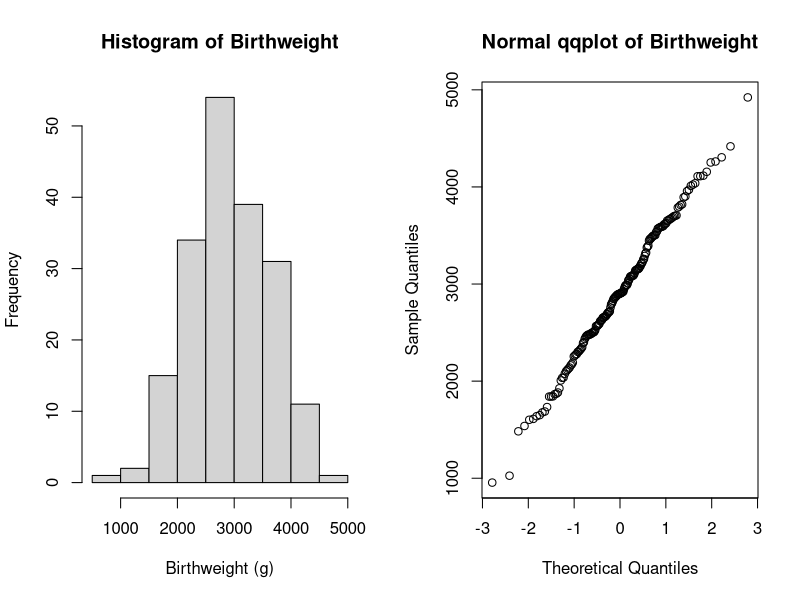
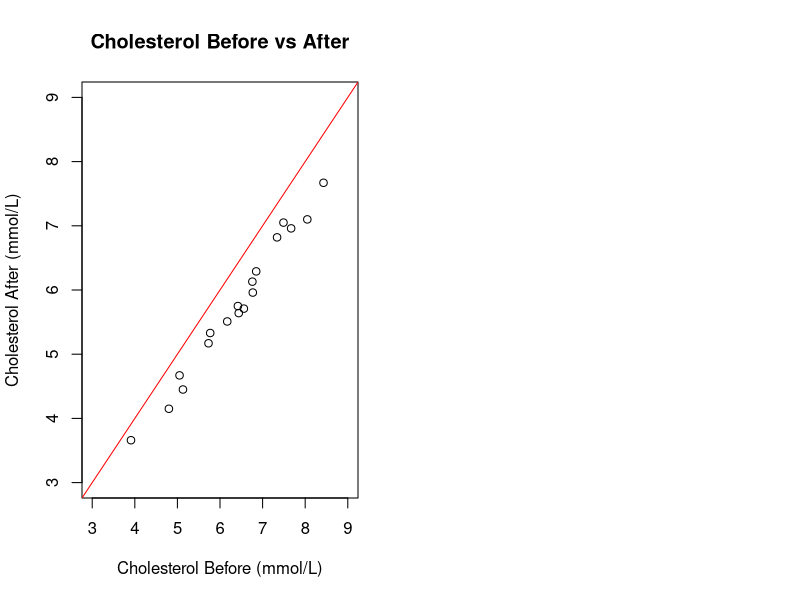
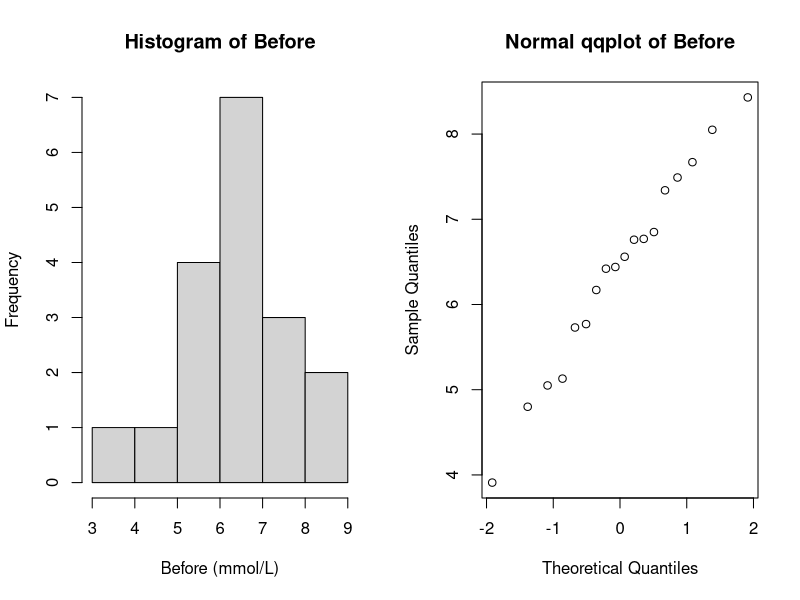
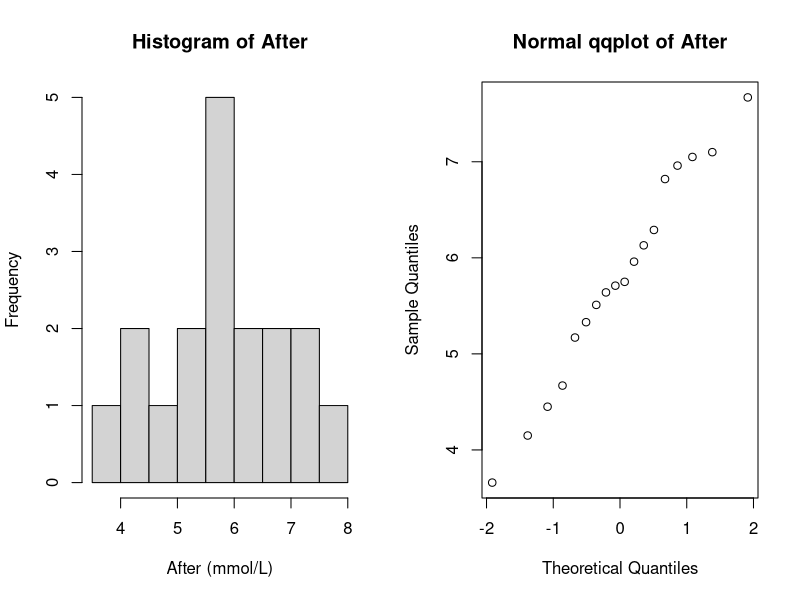
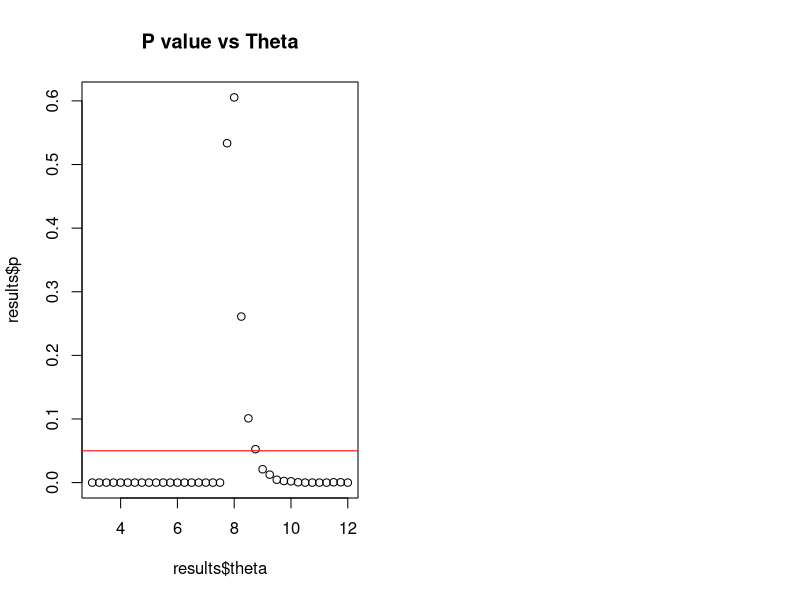
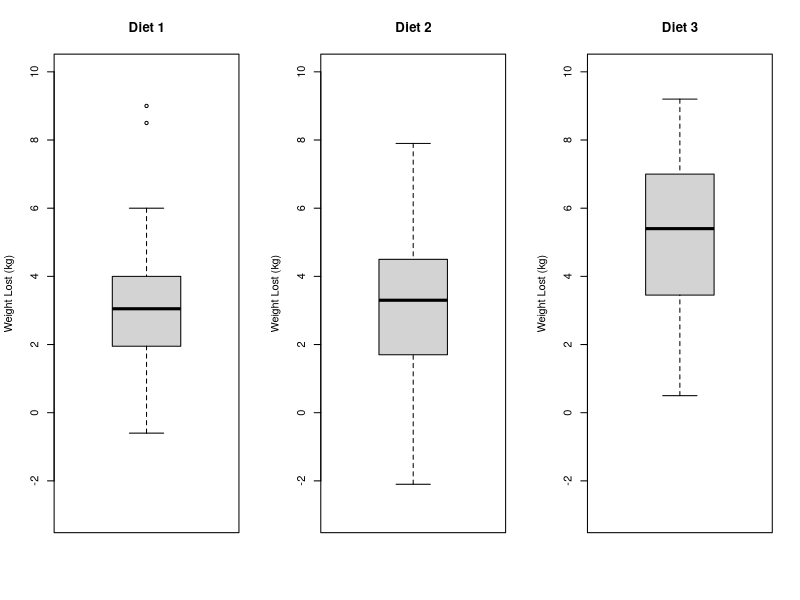
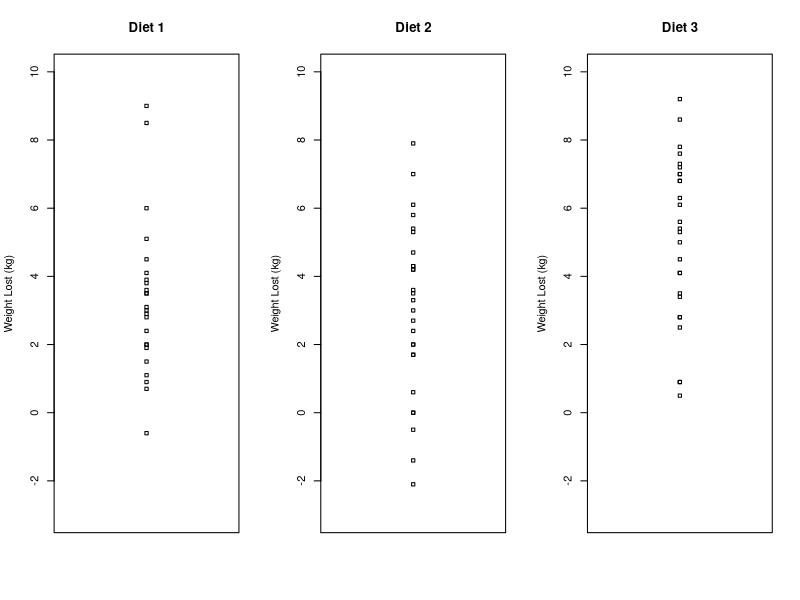
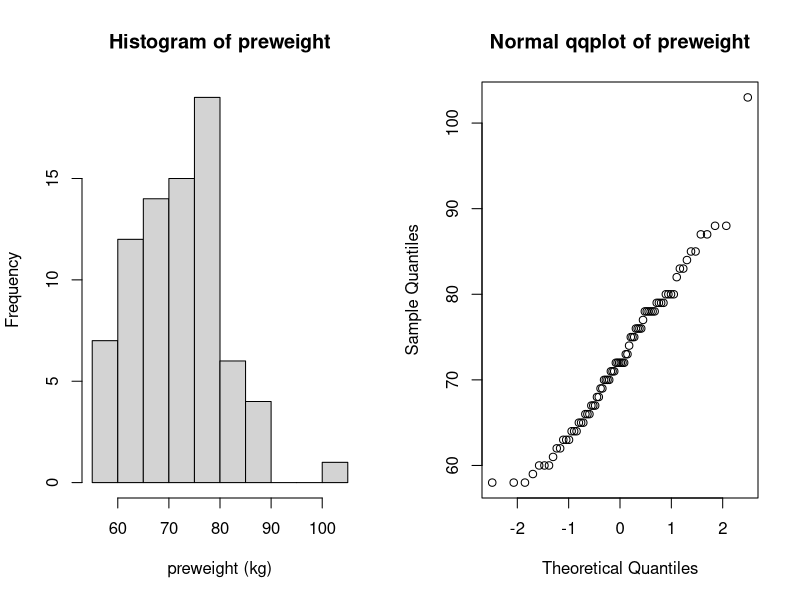

The R source for these figures, in order:
## ---- chunk 1
#options(digits=3)

# helper function to check normality throughout this assignment
checkNorm = function(data, name, unit="") {
  xlab = name
  if (unit != "") {
    xlab = sprintf("%s (%s)", name, unit)
  }
  hist(data, main=sprintf("Histogram of %s", name), xlab=xlab)
  qqnorm(data, main=sprintf("Normal qqplot of %s", name))
  res = shapiro.test(data)
  print(sprintf("Shapiro-Wilk normality p-value for %s: %.3f", name, res$p.value))
  return(res$p.value)
}

printPval = function(pval) {
  print(sprintf("p-value = %.3f", pval))
}
## ---- chunk 2
data = read.table("birthweight.txt", header=T)
par(mfrow=c(1,2))
# use x as alias for the dataset
x = data$birthweight

# checking normality
pval = checkNorm(x, "Birthweight", unit="g")

res = t.test(x, conf.level=0.96)
print(sprintf("96%% confidence interval: [%.3f, %.3f]", res$conf.int[1], res$conf.int[2]))


# (WRONG):
# calculate min sample size needed
#tval = qt(0.98, length(x)-1)
#m = 50
#n = (tval * sd(x) / m) ** 2

# CORRECTION for min-sample size calculation:
#   (see Lecture 0&1 slide 48)
n = (qnorm(0.98) * sqrt(var(x)) / 50)^2
print(sprintf("min sample size, n = %.3f", n))
## ---- chunk 3
B = 20000
Tstar = numeric(B)
for (i in 1:B){
  # sample with replacement, for a new sample of same length(x)
  Xstar = sample(x, replace=TRUE)
  Tstar[i] = mean(Xstar) 
}

Tstar02 = quantile(Tstar, 0.02)
Tstar04 = quantile(Tstar, 0.98)
print(sprintf("Bootstrap 96%% CI = [%.3f, %.3f]", Tstar02, Tstar04))
## ---- chunk 4
res = t.test(x, mu=2800, alt="g")
sprintf("95%% confidence interval: [%.3f, %.3f]", res$conf.int[[1]], res$conf.int[[2]])
printPval(res$p.value)
## ---- chunk 5
res = wilcox.test(x, mu=2800, alt="g")
printPval(res$p.value)
## ---- chunk 6
B = 10000; n = length(x)
psign=numeric(B) ## will contain p-values of sign test
pttest=numeric(B) ## will contain p-values of t-test
for(i in 1:B) {
  y = rnorm(n, mean=mean(x),sd=sd(x)) ## generate data under H1 with mu=0.5
  mu = 2800
  pttest[i] = t.test(y, mu=mu, alternative="greater")[[3]] ## extract p-value
  psign[i] = wilcox.test(y, mu=mu, alt="g")[[3]]
} ## extract p-value
signPower = sum(psign<0.05) / B; tPower = sum(pttest<0.05) / B

print(sprintf("wilcox signed rank test power = %.3f, t-test power = %.3f", signPower, tPower))
#par(mfrow=c(1,2)); hist(psign); hist(pttest)
## ---- chunk 7
pHat = sum(x < 2600) / length(x) # compute pHat based on the data
n = length(x)
z = (pHat - 0.25) / sqrt((pHat * (1-pHat)) / n) # compute z_{\alpha/2}
sprintf("pHat = %.5f, z = %.5f", pHat, z)

alpha = 2 * pnorm(z, lower.tail = F) # compute alpha
ciLevel = 1 - alpha
sprintf("confidence interval level = %.3f", ciLevel)

ciUpper = pHat + z * sqrt((pHat * (1-pHat)) / n)
ciLower = pHat - z * sqrt((pHat * (1-pHat)) / n)
sprintf("final confidence interval = [%.3f, %.3f]", ciLower, ciUpper)
## ---- chunk 8
res = prop.test(c(34, 28), c(95, 93)); printPval(res$p.value)
## ---- chunk 9
#par(mfrow = c(1, 2))
data = read.table("cholesterol.txt", header=T)
plot(data$Before, data$After8weeks, main="Cholesterol Before vs After", xlab="Cholesterol Before (mmol/L)", ylab="Cholesterol After (mmol/L)", xlim=c(3,9), ylim=c(3,9))
abline(0, 1, col = 'red') # plot y=x for reference
## ---- chunk 10
par(mfrow=c(1,2))
pval = checkNorm(data$Before, "Before", unit="mmol/L")
pval = checkNorm(data$After8weeks, "After", unit="mmol/L")
## ---- chunk 11
res = cor.test(data$Before, data$After8weeks)
sprintf("correlation = %.3f", res[[4]])
## ---- chunk 12
res = t.test(data$After8weeks, y=data$Before, alt="two.sided", paired=TRUE)
printPval(res$p.value)

difference = data$After8weeks - data$Before
res = binom.test(sum(difference < 0), length(difference), p=0.5, alt="two.sided")
printPval(res$p.value)
## ---- chunk 13
summary(data$After8weeks)
xbar = mean(data$After8weeks)
s = sd(data$After8weeks)
n = length(data$After8weeks)

m = qt(0.975, df=n-1) * (s / sqrt(n))
# compute CI for \bar{x}
xBarLow = xbar - m; xBarHigh = xbar + m
sprintf("CI for xbar = [%.3f, %.3f]", xBarLow, xBarHigh)

# use results to compute CI for \theta
thetaLow = 2 * xBarLow - 3; thetaHigh = 2 * xBarHigh - 3
sprintf("CI for theta = [%.3f, %.3f]", thetaLow, thetaHigh)
## ---- chunk 14
sprintf("max(data$After8weeks) = %.3f", max(data$After8weeks))
sprintf("improved CI = [%.3f, %.3f]",  max(data$After8weeks), thetaHigh)
## ---- chunk 15
# returns TRUE if X ~Unif(3, theta) is plausible (meaning p > 0.05)
doBootstrap = function (x, theta, makePlot=FALSE) {
  n = length(x); t = max(x); B = 4000
  tstar = numeric(B)
  for (i in 1:B) {
    xstar = runif(n, min=3, max=theta)
    tstar[i] = max(xstar)
  }
  pl = sum(tstar<t) / B; pr = sum(tstar>t) / B
  p = 2 * min(pl, pr) # e.g. 0.038
  return(data.frame(theta=theta, p=p, valid=(p>=0.05)))
}

results = NULL
for (theta in seq(3,12,0.25)){
  cur = doBootstrap(data$After8weeks, theta)
  if (is.null(results)) {
    results = cur
  } else {
    results = rbind(results, cur)
  }
}
plot(results$theta, results$p, main="P value vs Theta")
abline(h = 0.05, col = "red") # plot y=0.05 for reference
res = dplyr::filter(results, p>0.05); res # print signficant results
## ---- chunk 16
res = binom.test(sum(data$After8weeks >= 6), length(data$After8weeks), p=0.5, alt="less")
printPval(res$p.value)
## ---- chunk 17
res = binom.test(sum(data$After8weeks < 4.5), length(data$After8weeks), p=0.25, alt="l")
printPval(res$p.value)
## ---- chunk 18
data = read.table("diet.txt", header=T)
# compute weight lost
data$weightlost = data$preweight - data$weight6weeks
diet1 = dplyr::filter(data, diet == 1)
diet2 = dplyr::filter(data, diet == 2)
diet3 = dplyr::filter(data, diet == 3)
## ---- chunk 19
par(mfrow = c(1, 3))
ylim = c(-3, 10)

boxplot(diet1$weightlost, main="Diet 1", ylab="Weight Lost (kg)", ylim=ylim)
boxplot(diet2$weightlost, main="Diet 2", ylab="Weight Lost (kg)", ylim=ylim)
boxplot(diet3$weightlost, main="Diet 3", ylab="Weight Lost (kg)", ylim=ylim)

stripchart(diet1$weightlost, main="Diet 1", ylab="Weight Lost (kg)", ylim=ylim, vertical=T)
stripchart(diet2$weightlost, main="Diet 2", ylab="Weight Lost (kg)", ylim=ylim, vertical=T)
stripchart(diet3$weightlost, main="Diet 3", ylab="Weight Lost (kg)", ylim=ylim, vertical=T)
## ---- chunk 20
par(mfrow=c(1,2))
pval = checkNorm(data$preweight, "preweight", unit="kg")
pval = checkNorm(data$weight6weeks, "weight6weeks", unit="kg")
par(mfrow=c(1,1))
boxplot(data.frame(preweight=data$preweight, weight6weeks=data$weight6weeks), names=c("preweight", "weight6weeks"), main="Weights Before vs After Diet")
## ---- chunk 21
res = binom.test(sum(data$weightlost > 0), length(data$weightlost), p=0.5, alternative="g")
## ---- chunk 22
par(mfrow = c(1, 2))
pval = checkNorm(diet1$weightlost, "Diet 1")
pval = checkNorm(diet2$weightlost, "Diet 2")
pval = checkNorm(diet3$weightlost, "Diet 3")
## ---- chunk 23
# tell R that certain columns are factors and not just numbers
data$diet = factor(data$diet)
dietaov = lm(weightlost~diet, data=data)
danova = anova(dietaov)
print("summary(dietaov):"); summary(dietaov)
print("anova:"); danova
## ---- chunk 24
# diet, gender
data$gender = factor(data$gender)
par(mfrow = c(2, 1))
# remove people with no gender data
data2 = dplyr::filter(data, !is.na(gender))
interaction.plot(data2$gender, data2$diet, data2$weightlost, main ="Interaction plot: Diet vs. Gender (0=F, 1=M)" ,ylab = "Average Weightloss (kg)", xlab  = "Gender", trace.label = "Diet")

interaction.plot(data2$diet, data2$gender, data2$weightlost, main ="Interaction plot: Gender (0=F, 1=M) vs. Diet", ylab="Average Weightloss (kg)", xlab = "Diet", trace.label = "Gender")

gaov = lm(weightlost~diet*gender, data=data2)
#print("summary(gaov):"); summary(gaov)
ganova = anova(gaov)
print("anova:"); ganova
## ---- chunk 25
sprintf("diet1 predicted weightlost: %.3f", dietaov$coefficients[1])
sprintf("diet2 predicted weightlost: %.3f", dietaov$coefficients[1] + dietaov$coefficients[2])
sprintf("diet2 predicted weightlost: %.3f", dietaov$coefficients[1] + dietaov$coefficients[3])
## ---- chunk 26
library(MASS)
data = npk

randomize = function(n_blocks){
  t = c(1,1,0,0)
  t_temp = c()
  for (x in 1:n_blocks){
    t_temp = c(t_temp, sample(t))
  }
  return(t_temp)
}
#Generate random columns where each block has random
#  permutations of exactly two of each soil additive
N = randomize(6); P = randomize(6); K = randomize(6)
block = c()
for (x in 1:6){
  block = c(block, rep(x,4))
}
random_df = data.frame(block = block, N = N, P = P, K = K)
# print top and bottom rows of dataframe for visualizing
head(random_df,4)
tail(random_df,4)
## ---- chunk 27
interaction.plot(data$N, data$block, data$yield, main="Plots Without Nitrogen vs With", ylab="Average Yield", xlab = "Nitrogen Presence", legend = TRUE, trace.label = "Block #")
## ---- chunk 28
naov = lm(yield~block+N, data=data)
#print("summary(naov):"); summary(naov)
nanova = anova(naov)
print("nanova:"); nanova
## ---- chunk 29
testModel = function(raov, coef="") {
  #print("raov:"); print(raov)
  #print("summary(raov):"); print(summary(raov))
  ranova = anova(raov)
  print("anova results:"); print(ranova)
}
testModel(lm(yield~block*N+P+K, data=data), coef="block:N")
testModel(lm(yield~block*P+N+K, data=data))
testModel(lm(yield~block*K+N+P, data=data))
## ---- chunk 30
raov = lm(yield~block+N+P+K, data=data)
#print("summary(raov):"); print(summary(raov))
ranova = anova(raov)
print("anova results:"); print(ranova)
## ---- chunk 31
library(lme4)
model1 = lmer(yield~N+(1|block), REML=FALSE,data=data)
model2 = lmer(yield~(1|block), REML=FALSE,data=data)
anova(model2, model1)
